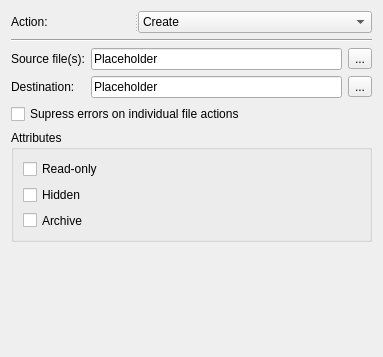
<?xml version="1.0" encoding="UTF-8"?>
<ui version="4.0">
 <class>FileWidget</class>
 <widget class="QWidget" name="FileWidget">
  <property name="geometry">
   <rect>
    <x>0</x>
    <y>0</y>
    <width>383</width>
    <height>357</height>
   </rect>
  </property>
  <property name="windowTitle">
   <string>Form</string>
  </property>
  <layout class="QGridLayout" name="gridLayout_2">
   <item row="0" column="0">
    <widget class="QSplitter" name="splitter_2">
     <property name="orientation">
      <enum>Qt::Horizontal</enum>
     </property>
     <widget class="QLabel" name="actionLabel">
      <property name="text">
       <string>Action:</string>
      </property>
      <property name="buddy">
       <cstring>actionComboBox</cstring>
      </property>
     </widget>
     <widget class="QComboBox" name="actionComboBox">
      <property name="currentText">
       <string>Create</string>
      </property>
      <item>
       <property name="text">
        <string>Create</string>
       </property>
      </item>
      <item>
       <property name="text">
        <string>Update</string>
       </property>
      </item>
      <item>
       <property name="text">
        <string>Delete</string>
       </property>
      </item>
     </widget>
    </widget>
   </item>
   <item row="1" column="0">
    <widget class="Line" name="line">
     <property name="orientation">
      <enum>Qt::Horizontal</enum>
     </property>
    </widget>
   </item>
   <item row="2" column="0">
    <layout class="QGridLayout" name="gridLayout">
     <item row="0" column="0">
      <widget class="QLabel" name="sourceLabel">
       <property name="font">
        <font>
         <pointsize>9</pointsize>
        </font>
       </property>
       <property name="text">
        <string>Source file(s):</string>
       </property>
      </widget>
     </item>
     <item row="0" column="1">
      <widget class="QLineEdit" name="sourceLineEdit">
       <property name="text">
        <string>Placeholder</string>
       </property>
      </widget>
     </item>
     <item row="0" column="2">
      <widget class="QToolButton" name="sourceToolButton">
       <property name="text">
        <string>...</string>
       </property>
      </widget>
     </item>
     <item row="1" column="0">
      <widget class="QLabel" name="destinationLabel">
       <property name="font">
        <font>
         <pointsize>9</pointsize>
        </font>
       </property>
       <property name="text">
        <string>Destination:</string>
       </property>
      </widget>
     </item>
     <item row="1" column="1">
      <widget class="QLineEdit" name="destinationLineEdit">
       <property name="text">
        <string>Placeholder</string>
       </property>
      </widget>
     </item>
     <item row="1" column="2">
      <widget class="QToolButton" name="destinationToolButton">
       <property name="text">
        <string>...</string>
       </property>
      </widget>
     </item>
    </layout>
   </item>
   <item row="3" column="0">
    <widget class="QCheckBox" name="supressErrorsCheckBox">
     <property name="text">
      <string>Supress errors on individual file actions</string>
     </property>
    </widget>
   </item>
   <item row="4" column="0">
    <widget class="QGroupBox" name="groupBox">
     <property name="sizePolicy">
      <sizepolicy hsizetype="Preferred" vsizetype="MinimumExpanding">
       <horstretch>0</horstretch>
       <verstretch>0</verstretch>
      </sizepolicy>
     </property>
     <property name="minimumSize">
      <size>
       <width>0</width>
       <height>105</height>
      </size>
     </property>
     <property name="font">
      <font>
       <pointsize>9</pointsize>
      </font>
     </property>
     <property name="title">
      <string>Attributes</string>
     </property>
     <layout class="QVBoxLayout" name="verticalLayout">
      <item>
       <widget class="QCheckBox" name="readOnly">
        <property name="text">
         <string>Read-only</string>
        </property>
       </widget>
      </item>
      <item>
       <widget class="QCheckBox" name="archive">
        <property name="text">
         <string>Hidden</string>
        </property>
       </widget>
      </item>
      <item>
       <widget class="QCheckBox" name="hidden">
        <property name="text">
         <string>Archive</string>
        </property>
       </widget>
      </item>
     </layout>
    </widget>
   </item>
   <item row="5" column="0">
    <spacer name="verticalSpacer">
     <property name="orientation">
      <enum>Qt::Vertical</enum>
     </property>
     <property name="sizeHint" stdset="0">
      <size>
       <width>20</width>
       <height>104</height>
      </size>
     </property>
    </spacer>
   </item>
  </layout>
 </widget>
 <resources/>
 <connections/>
</ui>
